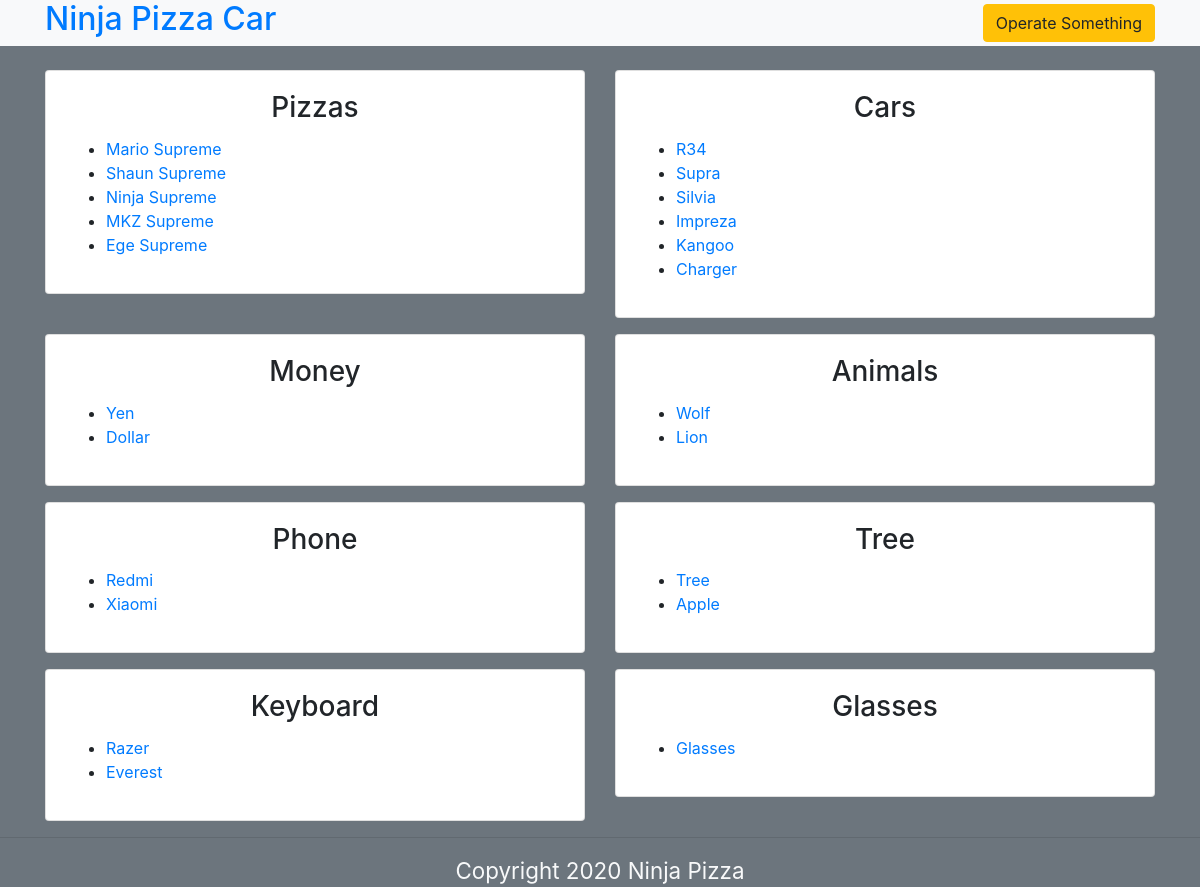
The page / on the database its author committed.
### tables this page shows
CREATE TABLE `types` (
  `type_name` text NOT NULL
);

CREATE TABLE `pizzas` (
  `id` int(11) NOT NULL,
  `title` text NOT NULL,
  `email` text NOT NULL,
  `ingredients` text NOT NULL,
  `created_at` timestamp NOT NULL DEFAULT current_timestamp()
);

CREATE TABLE `cars` (
  `id` int(11) NOT NULL,
  `title` text NOT NULL,
  `email` text NOT NULL,
  `ingredients` text NOT NULL,
  `created_at` timestamp NOT NULL DEFAULT current_timestamp()
);

CREATE TABLE `money` (
  `id` int(11) NOT NULL,
  `title` text NOT NULL,
  `email` text NOT NULL,
  `ingredients` text NOT NULL,
  `created_at` timestamp NOT NULL DEFAULT current_timestamp()
);

CREATE TABLE `animals` (
  `id` int(11) NOT NULL,
  `title` text NOT NULL,
  `email` text NOT NULL,
  `ingredients` text NOT NULL,
  `created_at` timestamp NOT NULL DEFAULT current_timestamp()
);

CREATE TABLE `phone` (
  `id` int(11) NOT NULL,
  `title` text NOT NULL,
  `email` text NOT NULL,
  `ingredients` text NOT NULL,
  `created_at` timestamp NOT NULL DEFAULT current_timestamp()
);

CREATE TABLE `tree` (
  `id` int(11) NOT NULL,
  `title` text NOT NULL,
  `email` text NOT NULL,
  `ingredients` text NOT NULL,
  `created_at` timestamp NOT NULL DEFAULT current_timestamp()
);

CREATE TABLE `keyboard` (
  `id` int(11) NOT NULL,
  `title` text NOT NULL,
  `email` text NOT NULL,
  `ingredients` text NOT NULL,
  `created_at` timestamp NOT NULL DEFAULT current_timestamp()
);

CREATE TABLE `glasses` (
  `id` int(11) NOT NULL,
  `title` text NOT NULL,
  `email` text NOT NULL,
  `ingredients` text NOT NULL,
  `created_at` timestamp NOT NULL DEFAULT current_timestamp()
);

### config/DBOperations.php (called while the page is built, shortened)
<?php
class DBOperations
{
    public function gimmeTheTypes()
    {
        $sql = "SELECT * FROM types";
        $result = mysqli_query($GLOBALS["conn"], $sql);
        $types = mysqli_fetch_all($result, MYSQLI_ASSOC);
        return $types;
    }
}
$dboperations = new DBOperations();

### index.php (the view, shortened to what this page needs)
<?php
    include("./config/DBOperations.php");
    $types = $dboperations->gimmeTheTypes();
    $contents = array();
    $i = 0;
    foreach ($types as $t)
    {
        $table = $t["type_name"];
        $contentsql = "SELECT id,title FROM $table";
        $result = mysqli_query($conn, $contentsql);
        $contents[$i] = mysqli_fetch_all($result, MYSQLI_ASSOC);
        $i++;
    }
?>
<!DOCTYPE html>
<html lang="tr">
    <?php include "./Templates/header.php"?>
    <section class="container">
        <div class="row my-2">
            <?php $i = 0; foreach($types as $t): ?>
            <div class="col-6">
                <div class="card mt-3">
                    <div class="card-body">
                        <div class="card-title text-center">
                            <h3> <?php echo htmlspecialchars($t["type_name"]) ?> </h3>
                        </div>
                        <div class="card-tex">
                            <ul>
                            <?php foreach($contents[$i] as $c): ?>
                                <li>
                                    <a href="./details.php?category=<?php echo htmlspecialchars($t["type_name"]); ?>&id=<?php echo htmlspecialchars($c["id"]) ?>"><?php echo htmlspecialchars($c["title"]); ?></a>
                                </li>
                            <?php endforeach; ?>
                            </ul>
                        </div>
                    </div>
                </div>
            </div>
            <?php $i++; endforeach; ?>
        </div>
    </section>
    <?php include "./Templates/footer.php"?>
</html>

### Templates/header.php (shortened to what this page needs)
<head>
    <link rel="stylesheet" href="https://stackpath.bootstrapcdn.com/bootstrap/4.5.2/css/bootstrap.min.css">
</head>
<body class="bg-secondary">
    <nav class="bg-light text-danger">
        <div class="container d-flex justify-content-between align-items-center">
            <div class="logo">
                <h2>
                    <a href="index.php" class="text-decoration-none"> Ninja Pizza Car</a>
                </h2>
            </div>
            <div class="content">
                <a href="add.php" class="btn btn-warning">Operate Something</a>
            </div>
        </div>
    </nav>

### Templates/footer.php (shortened to what this page needs)
    <hr>
    <footer>
        <div class="text-center text-light" style="font-size: 1.4rem;">
                Copyright 2020 Ninja Pizza
        </div>
    </footer>
</body>

### rows shown on the page
types: type_name "Pizzas"
pizzas: title "Mario Supreme"
pizzas: title "Shaun Supreme"
pizzas: title "Ninja Supreme"
pizzas: title "MKZ Supreme"
pizzas: title "Ege Supreme"
types: type_name "Cars"
cars: title "R34"
cars: title "Supra"
cars: title "Silvia"
cars: title "Impreza"
cars: title "Kangoo"
cars: title "Charger"
types: type_name "Money"
money: title "Yen"
money: title "Dollar"
types: type_name "Animals"
animals: title "Wolf"
animals: title "Lion"
types: type_name "Phone"
phone: title "Redmi"
phone: title "Xiaomi"
types: type_name "Tree"
tree: title "Tree"
tree: title "Apple"
types: type_name "Keyboard"
keyboard: title "Razer"
keyboard: title "Everest"
types: type_name "Glasses"
glasses: title "Glasses"
